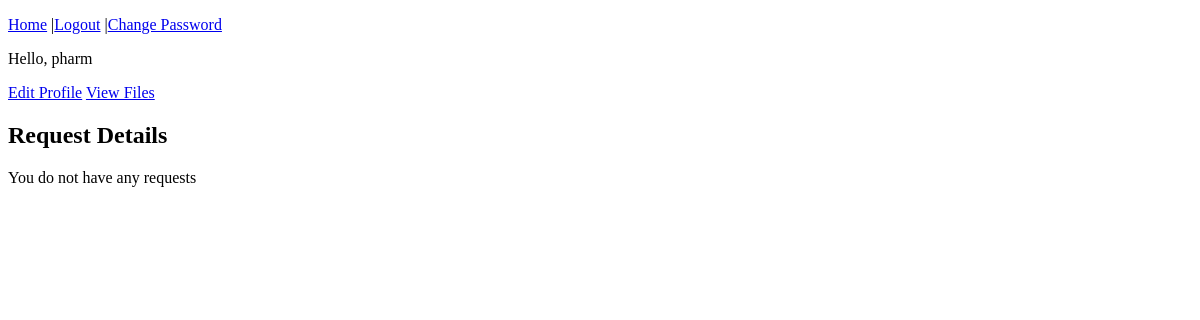
Page /pharmacy_index/ (signed in) on the earlier database version.
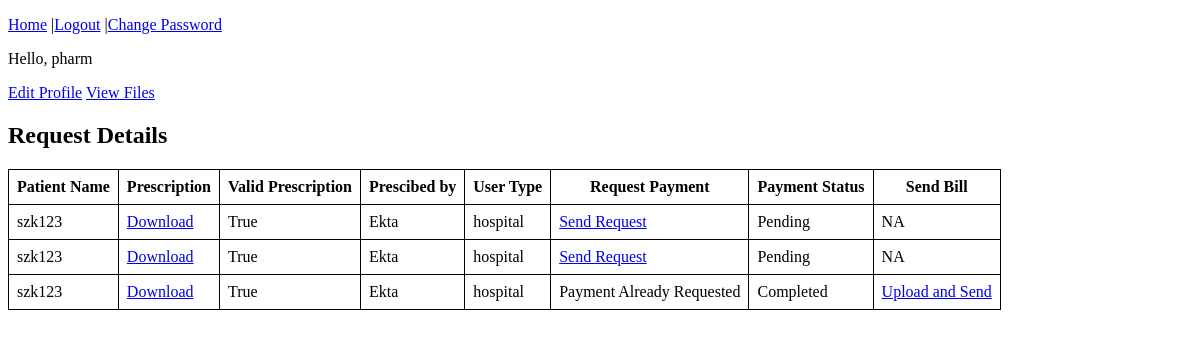
Same page on the later database version.
### accounts/models.py (models this page shows, shortened)
class PharmacyRequest(models.Model):
    prescription = models.ForeignKey(SharedFiles,on_delete=models.CASCADE,null=True,related_name="prescription")
    from_user = models.ForeignKey(CustomUser,on_delete=models.CASCADE)
    completed = models.BooleanField(default=False)
    payment_details = models.ForeignKey(AmountShared,null=True,on_delete=models.SET_NULL)
    verified = models.BooleanField(default=True)
    bill = models.ForeignKey(SharedFiles,on_delete=models.SET_NULL,null=True,related_name='bill')

class SharedFiles(models.Model):
    file = models.ForeignKey(UserFiles,on_delete=models.CASCADE)
    shared_to = models.ForeignKey(CustomUser,on_delete=models.CASCADE)
    digital_signature = models.CharField(max_length=512)

class UserFiles(models.Model):
    user = models.ForeignKey(CustomUser,on_delete=models.CASCADE)
    file_name = models.CharField(max_length=30,blank=True)
    file = models.FileField(upload_to="users/files/")

class CustomUser(AbstractBaseUser):
    email = models.EmailField(verbose_name='email',max_length=60,unique=True)
    is_email_verified = models.BooleanField(default=False)
    username = models.CharField(max_length=30,unique=True)
    date_joined = models.DateTimeField(verbose_name='date_joined',auto_now_add=True)
    last_login = models.DateTimeField(verbose_name='last_login',auto_now = True)
    is_admin = models.BooleanField(default=False)
    is_active = models.BooleanField(default=True)
    is_staff = models.BooleanField(default=False)
    is_superuser = models.BooleanField(default=False)
    official_name = models.CharField(max_length=50)
    address = models.CharField(max_length=50)
    mobile = models.IntegerField(default=0)
    is_approved = models.BooleanField(default=False)
    user_type = models.CharField(max_length=30,choices=USER_TYPE)
    symm_key = models.CharField(max_length=150, editable=False)
    USERNAME_FIELD = 'username'
    REQUIRED_FIELDS = ['email','official_name','address','user_type','mobile']
    objects = CustomUserManager()

### accounts/views.py (the view)
# urls.py: path('pharmacy_index/', pharmacy_view, name="pharmacy_index"),
@login_required(login_url='/login/')
def pharmacy_view(request):
    if request.user.user_type != 'pharmacy':
        return redirect('login')
    context = {}
    context['pharmacy_requests'] = PharmacyRequest.objects.filter(prescription__shared_to=request.user)#Q(shared_to=request.user)|Q(file__user=request.user))
    print(context)
    return render(request, 'pharmacy_index.html',context)

### templates/pharmacy_index.html (shortened to what this page needs)
{% extends 'base.html' %}
{% block content %}
<a href="{%url 'edit'%}">Edit Profile</a>
<a href="{%url 'show_file'%}">View Files</a>
<h2>Request Details</h2>
{%if pharmacy_requests|length > 0%}
    <table id="table">
        <tr class="header">
        <th >Patient Name</th>
        <th >Prescription</th>
        <th>Valid Prescription</th>
        <th >Prescibed by</th>
        <th >User Type</th>
        <th >Request Payment</th>
        <th>Payment Status</th>
        <th>Send Bill</th>
        </tr>
    {%for pr in pharmacy_requests%}
        <tr>
            <td>{{pr.prescription.file.user.official_name}}</td>
            <td><a href="{{pr.prescription.file.file.url}}" target="_blank">Download</a></td>
            <td>{{pr.verified}}</td>
            {%if pr.verified%}
                <td>{{pr.from_user.official_name}}</td>
                <td>{{pr.from_user.user_type}}</td>
                {%if pr.payment_details%}
                <td>Payment Already Requested</td>
                {%else%}
                <td><a href="{%url 'amount' pr.pk %}">Send Request</a></td>
                {%endif%}
                {%if pr.completed%}
                <td>Completed</td>
                {%if pr.bill%}
                <td>Already Sent: <a href="{{pr.bill.file.file.url}}" target="_blank">View</a></td>
                {%else%}
                <td><a href="{%url 'userclick' pr.pk %}">Upload and Send</a></td>
                {%endif%}
                {%else%}
                <td>Pending</td>
                <td>NA</td>
                {%endif%}
            {%else%}
            <td>NA</td>
            <td>NA</td>
            <td>NA</td>
            <td>NA</td>
            {%endif%}
        </tr>
    {%endfor%}
{%else%}
You do not have any requests
{%endif%}
{%endblock%}

Differences in the rows shown:
added PharmacyRequest: prescription.file.user.official_name "szk123", verified "True", from_user.official_name "Ekta", from_user.user_type "hospital", shows "Send Request", completed "Pending"
added PharmacyRequest: prescription.file.user.official_name "szk123", verified "True", from_user.official_name "Ekta", from_user.user_type "hospital", shows "Send Request", completed "Pending"
added PharmacyRequest: prescription.file.user.official_name "szk123", verified "True", from_user.official_name "Ekta", from_user.user_type "hospital", shows "Payment Already Requested", completed "Completed"
Other differences:
text no longer shown: "You do not have any requests"
text now shown: "Patient Name Prescription Valid Prescription Prescibed by User Type Request Payment Payment Status Send Bill"
